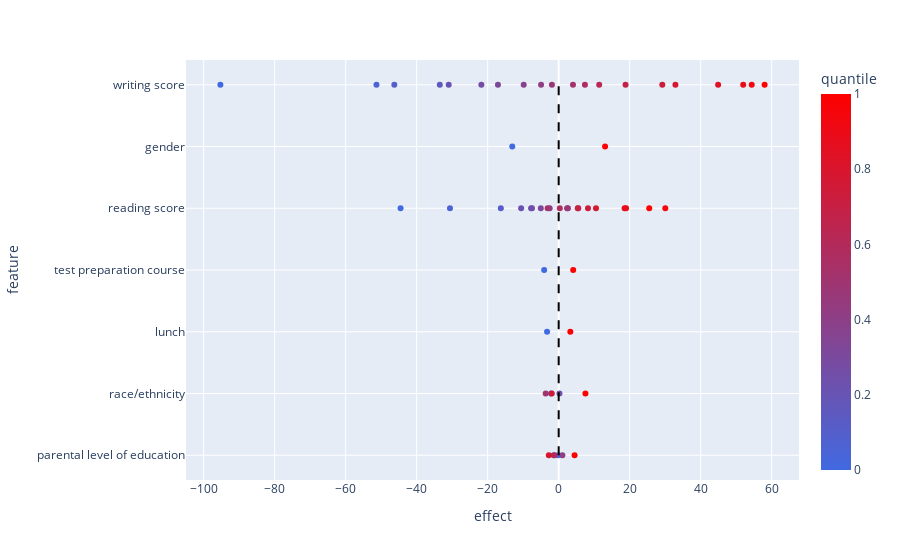

Source (notebook cell):
### Code cell
acme_rf.summary_plot()

### Figure 1 — Plotly figure (JSON) as saved in the notebook; plotly's stock layout.template omitted (floating-point values rounded to 4 significant figures)
{"data": [{"hovertemplate": "effect=%{x}<br>feature=%{y}<br>quantile=%{marker.color}<extra></extra>", "legendgroup": "", "marker": {"color": [0, 0.2, 0.4, 0.6, 0.8, 1, 0, 0.25, 0.5, 0.75, 1, 0, 1, 0, 1, 0, 0.05263, 0.1053, 0.1579, 0.2105, 0.2632, 0.3158, 0.3684, 0.4211, 0.4737, 0.5263, 0.5789, 0.6316, 0.6842, 0.7368, 0.7895, 0.8421, 0.8947, 0.9474, 1, 0, 1, 0, 0.05263, 0.1053, 0.1579, 0.2105, 0.2632, 0.3158, 0.3684, 0.4211, 0.4737, 0.5263, 0.5789, 0.6316, 0.6842, 0.7368, 0.7895, 0.8421, 0.8947, 0.9474, 1], "coloraxis": "coloraxis", "symbol": "circle"}, "mode": "markers", "name": "", "orientation": "h", "showlegend": false, "type": "scatter", "x": [-0.1247, -1.432, 1.038, -1.18, -2.778, 4.476, -2.142, 0.2251, -3.663, -1.955, 7.535, -3.274, 3.274, -4.09, 4.09, -44.53, -30.62, -16.29, -7.774, -10.57, -7.516, -5.041, -2.536, 2.367, 2.606, -3.122, 0.3165, 5.375, 5.518, 8.25, 10.51, 18.56, 18.98, 30.03, 25.5, -13.07, 13.07, -95.29, -51.32, -46.29, -33.49, -30.98, -21.78, -17.1, -9.857, -4.961, -1.908, 4.028, 7.389, 11.41, 18.83, 29.18, 32.88, 44.91, 51.97, 54.37, 58.0], "xaxis": "x", "y": ["parental level of education", "parental level of education", "parental level of education", "parental level of education", "parental level of education", "parental level of education", "race/ethnicity", "race/ethnicity", "race/ethnicity", "race/ethnicity", "race/ethnicity", "lunch", "lunch", "test preparation course", "test preparation course", "reading score", "reading score", "reading score", "reading score", "reading score", "reading score", "reading score", "reading score", "reading score", "reading score", "reading score", "reading score", "reading score", "reading score", "reading score", "reading score", "reading score", "reading score", "reading score", "reading score", "gender", "gender", "writing score", "writing score", "writing score", "writing score", "writing score", "writing score", "writing score", "writing score", "writing score", "writing score", "writing score", "writing score", "writing score", "writing score", "writing score", "writing score", "writing score", "writing score", "writing score", "writing score"], "yaxis": "y"}], "layout": {"coloraxis": {"colorbar": {"title": {"text": "quantile"}}, "colorscale": [[0, "royalblue"], [1, "red"]]}, "legend": {"tracegroupgap": 0}, "margin": {"t": 60}, "shapes": [{"line": {"color": "black", "dash": "dash", "width": 2}, "type": "line", "x0": 0, "x1": 0, "y0": "parental level of education", "y1": "writing score"}], "xaxis": {"anchor": "y", "domain": [0, 1], "title": {"text": "effect"}}, "yaxis": {"anchor": "x", "domain": [0, 1], "title": {"text": "feature"}}}}
